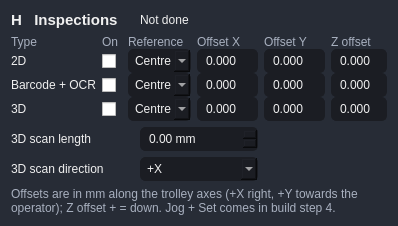
<widget class="QFrame" name="frame_h"><property name="frameShape"><enum>QFrame::StyledPanel</enum></property><property name="styleSheet"><string notr="true">QFrame{background-color:#272c36; border-radius:12px;}QLabel{color:#F0F0F0;}QCheckBox{color:#F0F0F0;}QCheckBox::indicator:checked{background-color:#5F8FCB; border:3px solid #9DB8E0;}QSpinBox, QDoubleSpinBox, QComboBox{background-color:rgb(27,29,35); color:#F0F0F0; border:1px solid rgb(27,29,35); border-radius:5px; padding-left:6px; min-height:22px;}QListWidget{background-color:rgb(27,29,35); color:#F0F0F0; border-radius:5px;}QToolButton{background-color:#4A5F8C; color:#F0F0F0; border-radius:6px; padding:4px 10px;}QToolButton:hover{background-color:#5F8FCB;}QToolButton:pressed{border:1px solid #FFE723;}QToolButton:checked{background-color:#5F8FCB; border:1px solid #FFE723;}QToolButton:disabled{color:#6e6e6e; background-color:#444444;}</string></property><layout class="QGridLayout" name="gl_h"><property name="horizontalSpacing"><number>10</number></property><property name="verticalSpacing"><number>6</number></property><item row="0" column="0"><widget class="QLabel" name="label_hTitle"><property name="text"><string>H   Inspections</string></property><property name="font"><font><pointsize>11</pointsize><weight>75</weight><bold>true</bold></font></property><property name="textInteractionFlags"><set>Qt::LinksAccessibleByMouse|Qt::TextSelectableByMouse</set></property></widget></item><item row="0" column="1" colspan="2"><widget class="QLabel" name="label_hState"><property name="text"><string>Not done</string></property><property name="wordWrap"><bool>true</bool></property><property name="textInteractionFlags"><set>Qt::LinksAccessibleByMouse|Qt::TextSelectableByMouse</set></property></widget></item><item row="1" column="0" colspan="3"><layout class="QGridLayout" name="gl_hTable"><property name="horizontalSpacing"><number>6</number></property><item row="0" column="0"><widget class="QLabel" name="label_hHdrType"><property name="text"><string>Type</string></property><property name="styleSheet"><string notr="true">color:#A8B0BF;</string></property><property name="textInteractionFlags"><set>Qt::LinksAccessibleByMouse|Qt::TextSelectableByMouse</set></property></widget></item><item row="0" column="1"><widget class="QLabel" name="label_hHdrOn"><property name="text"><string>On</string></property><property name="styleSheet"><string notr="true">color:#A8B0BF;</string></property><property name="textInteractionFlags"><set>Qt::LinksAccessibleByMouse|Qt::TextSelectableByMouse</set></property></widget></item><item row="0" column="2"><widget class="QLabel" name="label_hHdrRef"><property name="text"><string>Reference</string></property><property name="styleSheet"><string notr="true">color:#A8B0BF;</string></property><property name="textInteractionFlags"><set>Qt::LinksAccessibleByMouse|Qt::TextSelectableByMouse</set></property></widget></item><item row="0" column="3"><widget class="QLabel" name="label_hHdrDx"><property name="text"><string>Offset X</string></property><property name="styleSheet"><string notr="true">color:#A8B0BF;</string></property><property name="textInteractionFlags"><set>Qt::LinksAccessibleByMouse|Qt::TextSelectableByMouse</set></property></widget></item><item row="0" column="4"><widget class="QLabel" name="label_hHdrDy"><property name="text"><string>Offset Y</string></property><property name="styleSheet"><string notr="true">color:#A8B0BF;</string></property><property name="textInteractionFlags"><set>Qt::LinksAccessibleByMouse|Qt::TextSelectableByMouse</set></property></widget></item><item row="0" column="5"><widget class="QLabel" name="label_hHdrZ"><property name="text"><string>Z offset</string></property><property name="styleSheet"><string notr="true">color:#A8B0BF;</string></property><property name="textInteractionFlags"><set>Qt::LinksAccessibleByMouse|Qt::TextSelectableByMouse</set></property></widget></item><item row="1" column="0"><widget class="QLabel" name="label_h2DName"><property name="text"><string>2D</string></property><property name="textInteractionFlags"><set>Qt::LinksAccessibleByMouse|Qt::TextSelectableByMouse</set></property></widget></item><item row="1" column="1"><widget class="QCheckBox" name="checkBox_h2DOn"><property name="text"><string></string></property></widget></item><item row="1" column="2"><widget class="QComboBox" name="comboBox_h2DRef"><item><property name="text"><string>Centre</string></property></item><item><property name="text"><string>TL</string></property></item><item><property name="text"><string>TR</string></property></item><item><property name="text"><string>BR</string></property></item><item><property name="text"><string>BL</string></property></item></widget></item><item row="1" column="3"><widget class="QDoubleSpinBox" name="dspin_h2DDx"><property name="decimals"><number>3</number></property><property name="minimum"><double>-500</double></property><property name="maximum"><double>500</double></property><property name="singleStep"><double>0.1</double></property><property name="keyboardTracking"><bool>false</bool></property><property name="minimumSize"><size><width>56</width><height>0</height></size></property><property name="buttonSymbols"><enum>QAbstractSpinBox::NoButtons</enum></property></widget></item><item row="1" column="4"><widget class="QDoubleSpinBox" name="dspin_h2DDy"><property name="decimals"><number>3</number></property><property name="minimum"><double>-500</double></property><property name="maximum"><double>500</double></property><property name="singleStep"><double>0.1</double></property><property name="keyboardTracking"><bool>false</bool></property><property name="minimumSize"><size><width>56</width><height>0</height></size></property><property name="buttonSymbols"><enum>QAbstractSpinBox::NoButtons</enum></property></widget></item><item row="1" column="5"><widget class="QDoubleSpinBox" name="dspin_h2DZ"><property name="decimals"><number>3</number></property><property name="minimum"><double>-50</double></property><property name="maximum"><double>50</double></property><property name="singleStep"><double>0.05</double></property><property name="keyboardTracking"><bool>false</bool></property><property name="minimumSize"><size><width>56</width><height>0</height></size></property><property name="buttonSymbols"><enum>QAbstractSpinBox::NoButtons</enum></property></widget></item><item row="2" column="0"><widget class="QLabel" name="label_hBcName"><property name="text"><string>Barcode + OCR</string></property><property name="textInteractionFlags"><set>Qt::LinksAccessibleByMouse|Qt::TextSelectableByMouse</set></property></widget></item><item row="2" column="1"><widget class="QCheckBox" name="checkBox_hBcOn"><property name="text"><string></string></property></widget></item><item row="2" column="2"><widget class="QComboBox" name="comboBox_hBcRef"><item><property name="text"><string>Centre</string></property></item><item><property name="text"><string>TL</string></property></item><item><property name="text"><string>TR</string></property></item><item><property name="text"><string>BR</string></property></item><item><property name="text"><string>BL</string></property></item></widget></item><item row="2" column="3"><widget class="QDoubleSpinBox" name="dspin_hBcDx"><property name="decimals"><number>3</number></property><property name="minimum"><double>-500</double></property><property name="maximum"><double>500</double></property><property name="singleStep"><double>0.1</double></property><property name="keyboardTracking"><bool>false</bool></property><property name="minimumSize"><size><width>56</width><height>0</height></size></property><property name="buttonSymbols"><enum>QAbstractSpinBox::NoButtons</enum></property></widget></item><item row="2" column="4"><widget class="QDoubleSpinBox" name="dspin_hBcDy"><property name="decimals"><number>3</number></property><property name="minimum"><double>-500</double></property><property name="maximum"><double>500</double></property><property name="singleStep"><double>0.1</double></property><property name="keyboardTracking"><bool>false</bool></property><property name="minimumSize"><size><width>56</width><height>0</height></size></property><property name="buttonSymbols"><enum>QAbstractSpinBox::NoButtons</enum></property></widget></item><item row="2" column="5"><widget class="QDoubleSpinBox" name="dspin_hBcZ"><property name="decimals"><number>3</number></property><property name="minimum"><double>-50</double></property><property name="maximum"><double>50</double></property><property name="singleStep"><double>0.05</double></property><property name="keyboardTracking"><bool>false</bool></property><property name="minimumSize"><size><width>56</width><height>0</height></size></property><property name="buttonSymbols"><enum>QAbstractSpinBox::NoButtons</enum></property></widget></item><item row="3" column="0"><widget class="QLabel" name="label_h3DName"><property name="text"><string>3D</string></property><property name="textInteractionFlags"><set>Qt::LinksAccessibleByMouse|Qt::TextSelectableByMouse</set></property></widget></item><item row="3" column="1"><widget class="QCheckBox" name="checkBox_h3DOn"><property name="text"><string></string></property></widget></item><item row="3" column="2"><widget class="QComboBox" name="comboBox_h3DRef"><item><property name="text"><string>Centre</string></property></item><item><property name="text"><string>TL</string></property></item><item><property name="text"><string>TR</string></property></item><item><property name="text"><string>BR</string></property></item><item><property name="text"><string>BL</string></property></item></widget></item><item row="3" column="3"><widget class="QDoubleSpinBox" name="dspin_h3DDx"><property name="decimals"><number>3</number></property><property name="minimum"><double>-500</double></property><property name="maximum"><double>500</double></property><property name="singleStep"><double>0.1</double></property><property name="keyboardTracking"><bool>false</bool></property><property name="minimumSize"><size><width>56</width><height>0</height></size></property><property name="buttonSymbols"><enum>QAbstractSpinBox::NoButtons</enum></property></widget></item><item row="3" column="4"><widget class="QDoubleSpinBox" name="dspin_h3DDy"><property name="decimals"><number>3</number></property><property name="minimum"><double>-500</double></property><property name="maximum"><double>500</double></property><property name="singleStep"><double>0.1</double></property><property name="keyboardTracking"><bool>false</bool></property><property name="minimumSize"><size><width>56</width><height>0</height></size></property><property name="buttonSymbols"><enum>QAbstractSpinBox::NoButtons</enum></property></widget></item><item row="3" column="5"><widget class="QDoubleSpinBox" name="dspin_h3DZ"><property name="decimals"><number>3</number></property><property name="minimum"><double>-50</double></property><property name="maximum"><double>50</double></property><property name="singleStep"><double>0.05</double></property><property name="keyboardTracking"><bool>false</bool></property><property name="minimumSize"><size><width>56</width><height>0</height></size></property><property name="buttonSymbols"><enum>QAbstractSpinBox::NoButtons</enum></property></widget></item></layout></item><item row="2" column="0"><widget class="QLabel" name="label_hRow2"><property name="text"><string>3D scan length</string></property><property name="textInteractionFlags"><set>Qt::LinksAccessibleByMouse|Qt::TextSelectableByMouse</set></property></widget></item><item row="2" column="1"><widget class="QDoubleSpinBox" name="dspin_h3DLen"><property name="decimals"><number>2</number></property><property name="minimum"><double>0</double></property><property name="maximum"><double>500</double></property><property name="singleStep"><double>0.5</double></property><property name="keyboardTracking"><bool>false</bool></property><property name="minimumSize"><size><width>80</width><height>0</height></size></property><property name="suffix"><string> mm</string></property></widget></item><item row="3" column="0"><widget class="QLabel" name="label_hRow3"><property name="text"><string>3D scan direction</string></property><property name="textInteractionFlags"><set>Qt::LinksAccessibleByMouse|Qt::TextSelectableByMouse</set></property></widget></item><item row="3" column="1"><widget class="QComboBox" name="comboBox_hScanDir"><item><property name="text"><string>+X</string></property></item><item><property name="text"><string>-X</string></property></item><item><property name="text"><string>+Y</string></property></item><item><property name="text"><string>-Y</string></property></item></widget></item><item row="4" column="0" colspan="3"><widget class="QLabel" name="label_hNote"><property name="text"><string>Offsets are in mm along the trolley axes (+X right, +Y towards the operator); Z offset + = down. Jog + Set comes in build step 4.</string></property><property name="wordWrap"><bool>true</bool></property><property name="styleSheet"><string notr="true">color:#A8B0BF;</string></property><property name="textInteractionFlags"><set>Qt::LinksAccessibleByMouse|Qt::TextSelectableByMouse</set></property></widget></item></layout></widget>
